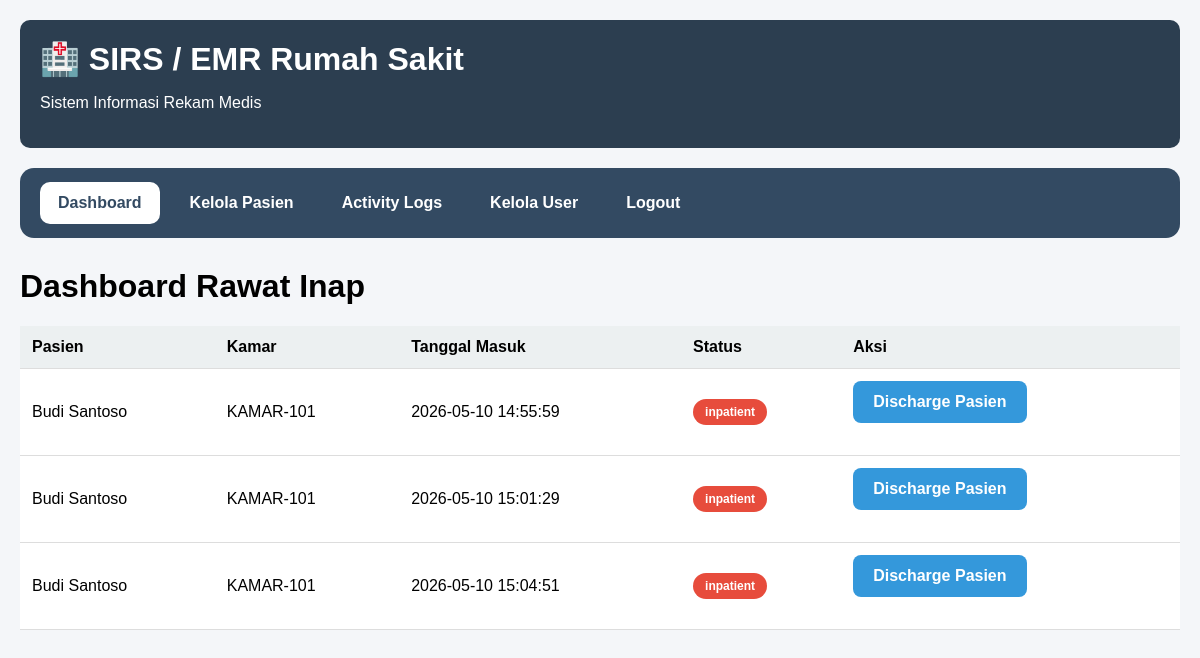
Page /modules/inpatient/dashboard.php (signed in) on the committed database.
### tables this page shows
CREATE TABLE `inpatients` (
  `id` int(11) NOT NULL,
  `visit_id` int(11) NOT NULL,
  `room_number` varchar(50) DEFAULT NULL,
  `admission_date` datetime DEFAULT current_timestamp(),
  `discharge_date` datetime DEFAULT NULL,
  `inpatient_status` enum('active','discharged') DEFAULT 'active',
  `notes` text DEFAULT NULL,
  `created_at` timestamp NOT NULL DEFAULT current_timestamp()
);

CREATE TABLE `patients` (
  `id` int(11) NOT NULL,
  `medical_record_number` varchar(50) NOT NULL,
  `nik` varchar(30) DEFAULT NULL,
  `full_name` varchar(100) NOT NULL,
  `gender` enum('male','female') NOT NULL,
  `birth_date` date DEFAULT NULL,
  `phone` varchar(20) DEFAULT NULL,
  `address` text DEFAULT NULL,
  `created_at` timestamp NOT NULL DEFAULT current_timestamp()
);

CREATE TABLE `visits` (
  `id` int(11) NOT NULL,
  `patient_id` int(11) NOT NULL,
  `visit_date` datetime DEFAULT current_timestamp(),
  `visit_type` enum('outpatient','inpatient','emergency') DEFAULT 'outpatient',
  `visit_status` enum('waiting_nurse','waiting_doctor','waiting_lab','lab_result_ready','inpatient','observation','waiting_pharmacy','completed','referred') DEFAULT 'waiting_nurse',
  `complaint` text DEFAULT NULL,
  `assigned_poli` varchar(100) DEFAULT NULL,
  `assigned_doctor_id` int(11) DEFAULT NULL,
  `created_at` timestamp NOT NULL DEFAULT current_timestamp(),
  `updated_at` timestamp NOT NULL DEFAULT current_timestamp() ON UPDATE current_timestamp(),
  `queue_number` varchar(20) DEFAULT NULL,
  `is_lab_return` tinyint(1) DEFAULT 0
);

### modules/inpatient/dashboard.php (the view, shortened to what this page needs)
<?php
include '../../config/database.php';
$query = mysqli_query(
    $conn,
    "SELECT inpatients.*,
    patients.full_name,
    visits.visit_status
    FROM inpatients
    JOIN visits
    ON inpatients.visit_id = visits.id
    JOIN patients
    ON visits.patient_id = patients.id
    WHERE inpatient_status IN ('active', 'discharged')"
);
include '../../templates/header.php';
include '../../templates/navbar.php';
?>
<h1>Dashboard Rawat Inap</h1>
<div class="table-container">
    <table>
        <tr>
            <th>Pasien</th>
            <th>Kamar</th>
            <th>Tanggal Masuk</th>
            <th>Status</th>
            <th>Aksi</th>
        </tr>
        <?php while ($row = mysqli_fetch_assoc($query)) { ?>
            <tr>
                <td><?= $row['full_name']; ?></td>
                <td><?= $row['room_number']; ?></td>
                <td><?= $row['admission_date']; ?></td>
                <td>
                    <?php
                    $badge = 'badge-red';
                    ?>
                    <span class="badge <?= $badge; ?>">
                        <?= $row['visit_status']; ?>
                    </span>
                </td>
                <td>
                    <?php if ($row['inpatient_status'] == 'active') { ?>
                        <a class="action-btn" href="discharge.php?id=<?= $row['id']; ?>">
                            Discharge Pasien
                        </a>
                    <?php } else { ?>
                        <a class="action-btn green-btn" href="complete_visit.php?visit_id=<?= $row['visit_id']; ?>">
                            Selesaikan Visit
                        </a>
                    <?php } ?>
                </td>
            </tr>
        <?php } ?>
    </table>
</div>
<?php
include '../../templates/footer.php';
?>

### assets/css/style.css (style rules this page uses)
body { font-family: Arial, sans-serif; background: #f4f6f9; margin: 0; padding: 20px; }
.action-btn { display: inline-block; background: #3498db; color: white; padding: 12px 20px; border-radius: 8px; text-decoration: none; margin-right: 10px; font-weight: bold; margin-bottom: 20px; }
table { width: 100%; border-collapse: collapse; background: white; }
th, td { padding: 12px; border-bottom: 1px solid #ddd; text-align: left; }
th { background: #ecf0f1; }
.table-container { overflow-x: auto; margin-top: 20px; }
.badge { padding: 5px 10px; color: white; border-radius: 5px; font-size: 12px; }
.badge { display: inline-block; padding: 6px 12px; border-radius: 20px; color: white; font-size: 12px; font-weight: bold; }
.badge-red { background: #e74c3c; }

### rows in the picture
inpatients: patients.full_name "Budi Santoso", room_number "KAMAR-101", admission_date "2026-05-10 14:55:59", visit.visit_status "inpatient"
inpatients: patients.full_name "Budi Santoso", room_number "KAMAR-101", admission_date "2026-05-10 15:01:29", visit.visit_status "inpatient"
inpatients: patients.full_name "Budi Santoso", room_number "KAMAR-101", admission_date "2026-05-10 15:04:51", visit.visit_status "inpatient"
